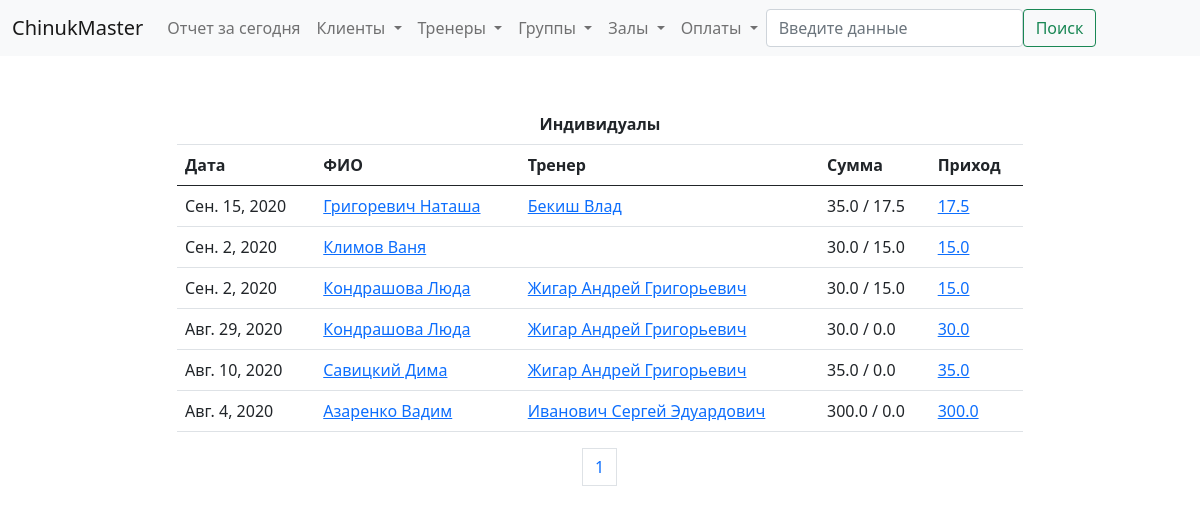
/show/payments/individuals, run on an earlier commit of the app's database.
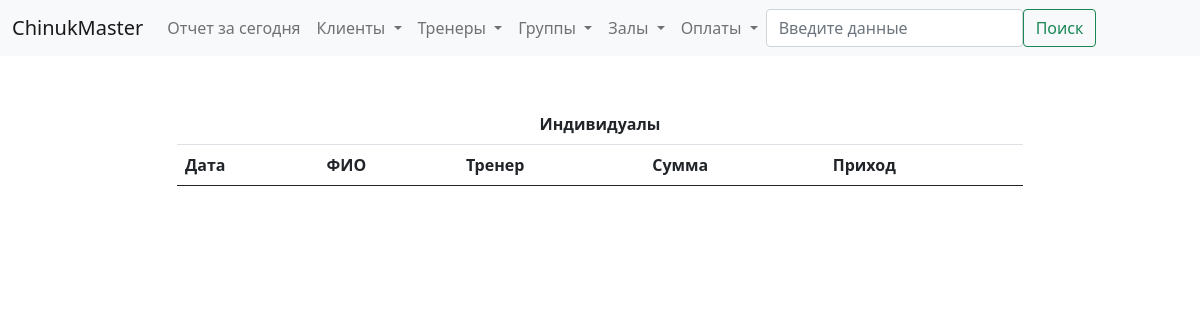
And on a later commit of the database.
### billing/models.py (models this page shows, shortened)
class Payment(models.Model):
    client = models.ForeignKey(Client, on_delete=models.CASCADE, verbose_name='Плательщик', null=True)
    payment_to_choices = [
        ('G', 'В группу'),
        ('I', 'Индивидуально')
    ]
    payment_type_choices = [
        ('O', 'Разовый платеж'),
        ('M', 'Месячный взнос')
    ]
    payment_to = models.CharField(max_length=1, choices=payment_to_choices, default='G', verbose_name='Направление оплаты')
    payment_type = models.CharField(max_length=1, choices=payment_type_choices, default='M', verbose_name='Тип оплаты')
    trener = models.ForeignKey(Trener, on_delete=models.SET_NULL, verbose_name='Тренер', blank=True, null=True)
    group = models.ForeignKey(Group, on_delete=models.SET_NULL, verbose_name='Группа', blank=True, null=True)
    date = models.DateField(verbose_name='Дата оплаты', default=timezone.now)
    amount = models.FloatField(verbose_name='Сумма', default=60)
    trener_part = models.FloatField(verbose_name='Тренеру', default=0)
    def total_amount(self):
        return self.amount - self.trener_part
    class Meta:
        verbose_name = 'Оплата'
        verbose_name_plural = 'Оплаты'
        ordering = ['-date']

class Client(models.Model):
    member_card = models.CharField(verbose_name='Членская карта', max_length=4, blank=True, null=True)
    name = models.CharField(verbose_name='ФИО', max_length=50, blank=True, null=True)
    tel_number = models.CharField(verbose_name='Номер телефона', max_length=20, blank=True, null=True)
    info = models.TextField(verbose_name='Дополнительная информация', null=True, blank=True)
    training_type_choices = [
        ('I', 'Индивидуал'),
        ('G', 'В группе'),
        ('B', 'Смешанный'),
    ]
    cl_type = models.CharField(verbose_name='Тип клиента', max_length=1, choices=training_type_choices, default='G')
    treners = models.ManyToManyField(Trener, verbose_name='Тренер', blank=True)
    groups = models.ManyToManyField(Group, verbose_name='Группа', blank=True)
    class Meta:
        verbose_name = 'Клиент'
        verbose_name_plural = 'Клиенты'

class Trener(models.Model):
    name = models.CharField(max_length=50, verbose_name = 'Имя')
    tel_number = models.CharField(max_length=20, verbose_name = 'Номер телефона', null=True, blank=True)
    info = models.TextField(blank=True, null=False, verbose_name = 'Дополнительная информация')
    photo = models.ImageField(verbose_name='Фото', upload_to='billing/media/treners', height_field=None, width_field=None, null=True, blank=True)
    class Meta:
        verbose_name = 'Тренер'
        verbose_name_plural = 'Тренеры'
    def __str__(self):
        return self.name

### billing/views.py (the view)
# urls.py: path('show/payments/<slug:obj>', views.show_payments, name='show_payments'),
def show_payments(request, obj):
    payments = Payment.objects.all()
    payments_group = Payment.objects.filter(payment_to='G')
    payments_individuals = Payment.objects.filter(payment_to='I')
    if obj == 'groups':
        paginator = Paginator(payments_group, 20)
    elif obj == 'individuals':
        paginator = Paginator(payments_individuals, 20)
    page_number = request.GET.get('page')
    page_obj = paginator.get_page(page_number)
    return render(request, 'billing/show/payments.html', {
        'payment_type' : obj,
        'page_obj' : page_obj,
    })

### billing/templatetags/filters.py (called while the page is built)
@register.filter(name='times')
def times(value):
    return range(1, value+1)

### ChinukMaster/templates/billing/show/payments.html (shortened to what this page needs)
{% extends 'billing/base.html' %}
{% block content %}
    {% if payment_type == 'individuals' %}
        <div class="container-xxl d-flex justify-content-center">
            <table class="table table-hover w-75">
                <thead>
                    <tr>
                        <th scope="col" colspan="5" class="text-center">Индивидуалы</th>
                    </tr>
                    <tr>
                        <th scope="col">Дата</th>
                        <th scope="col">ФИО</th>
                        <th scope="col">Тренер</th>
                        <th scope="col">Сумма</th>
                        <th scope="col">Приход</th>
                    </tr>
                </thead>
                <tbody>
                    {% for payment in page_obj %}
                        {% if payment.payment_to == 'I' %}
                            <tr>
                                <td>{{payment.date}}</td>
                                <td><a href="{% url 'detail_object' 'client' payment.client.id %}">{{payment.client.name}}</a></td>
                                <td>
                                    {% if payment.trener %} <a href="{% url 'detail_object' 'trener' payment.trener.id %}">{{payment.trener}}</a>
                                    {% endif %}
                                </td>
                                <td>{{payment.amount}} / {{payment.trener_part}}</td>
                                <td><a href="{% url 'detail_object' 'payment' payment.id %}">{{payment.total_amount}}</a></td>
                            </tr>
                        {% endif %}
                    {% endfor %}
                </tbody>
            </table>
        </div>
    {% endif %}
{% endblock %}

What changed in the data, as far as the page shows it:
removed Payment: date "Сен. 15, 2020", client.name "Григоревич Наташа", trener "Бекиш Влад", amount "35.0", trener_part "17.5", total_amount "17.5"
removed Payment: date "Сен. 2, 2020", client.name "Климов Ваня", amount "30.0", trener_part "15.0", total_amount "15.0"
removed Payment: date "Сен. 2, 2020", client.name "Кондрашова Люда", trener "Жигар Андрей Григорьевич", amount "30.0", trener_part "15.0", total_amount "15.0"
removed Payment: date "Авг. 29, 2020", client.name "Кондрашова Люда", trener "Жигар Андрей Григорьевич", amount "30.0", trener_part "0.0", total_amount "30.0"
removed Payment: date "Авг. 10, 2020", client.name "Савицкий Дима", trener "Жигар Андрей Григорьевич", amount "35.0", trener_part "0.0", total_amount "35.0"
removed Payment: date "Авг. 4, 2020", client.name "Азаренко Вадим", trener "Иванович Сергей Эдуардович", amount "300.0", trener_part "0.0", total_amount "300.0"
Also different on the page:
list line gone: "1"
